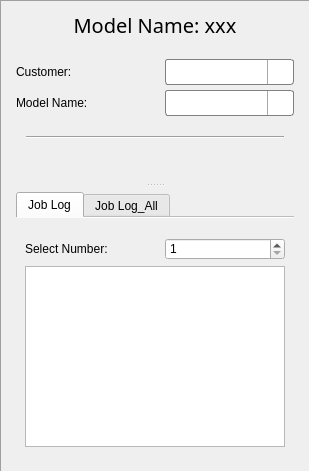
          <widget class="QFrame" name="mainFrame_left">
           <property name="enabled">
            <bool>true</bool>
           </property>
           <property name="minimumSize">
            <size>
             <width>0</width>
             <height>26</height>
            </size>
           </property>
           <property name="font">
            <font>
             <family>Noto Sans</family>
             <pointsize>10</pointsize>
             <italic>false</italic>
             <bold>false</bold>
            </font>
           </property>
           <property name="styleSheet">
            <string notr="true">#mainFrame_left{
border-style: solid;
border-radius: 5px;
border-width: 1px;
border-color: LightGray;
}
#mainFrame_left:hover{
border-style: solid;
border-radius: 5px;
border-width: 2px;
border-color: gray;
}</string>
           </property>
           <property name="frameShape">
            <enum>QFrame::Shape::Panel</enum>
           </property>
           <property name="frameShadow">
            <enum>QFrame::Shadow::Sunken</enum>
           </property>
           <layout class="QHBoxLayout" name="horizontalLayout_4" stretch="0">
            <property name="spacing">
             <number>20</number>
            </property>
            <property name="leftMargin">
             <number>15</number>
            </property>
            <property name="topMargin">
             <number>5</number>
            </property>
            <property name="rightMargin">
             <number>15</number>
            </property>
            <property name="bottomMargin">
             <number>15</number>
            </property>
            <item>
             <widget class="QFrame" name="frame_leftPort">
              <property name="enabled">
               <bool>true</bool>
              </property>
              <property name="styleSheet">
               <string notr="true"/>
              </property>
              <layout class="QVBoxLayout" name="verticalLayout_27" stretch="0,0,0,20">
               <property name="spacing">
                <number>20</number>
               </property>
               <property name="leftMargin">
                <number>0</number>
               </property>
               <property name="topMargin">
                <number>5</number>
               </property>
               <property name="rightMargin">
                <number>0</number>
               </property>
               <property name="bottomMargin">
                <number>0</number>
               </property>
               <item>
                <widget class="QLabel" name="lbl_equipmentId">
                 <property name="font">
                  <font>
                   <family>Noto Sans</family>
                   <pointsize>15</pointsize>
                   <italic>false</italic>
                   <bold>false</bold>
                  </font>
                 </property>
                 <property name="styleSheet">
                  <string notr="true">font: 15pt;</string>
                 </property>
                 <property name="text">
                  <string>Model Name: xxx</string>
                 </property>
                 <property name="alignment">
                  <set>Qt::AlignmentFlag::AlignCenter</set>
                 </property>
                </widget>
               </item>
               <item>
                <layout class="QVBoxLayout" name="verticalLayout_6">
                 <property name="spacing">
                  <number>10</number>
                 </property>
                 <property name="leftMargin">
                  <number>0</number>
                 </property>
                 <property name="topMargin">
                  <number>0</number>
                 </property>
                 <property name="bottomMargin">
                  <number>0</number>
                 </property>
                 <item>
                  <layout class="QVBoxLayout" name="verticalLayout_5">
                   <property name="spacing">
                    <number>5</number>
                   </property>
                   <property name="bottomMargin">
                    <number>0</number>
                   </property>
                   <item>
                    <layout class="QHBoxLayout" name="horizontalLayout_13">
                     <property name="spacing">
                      <number>20</number>
                     </property>
                     <property name="rightMargin">
                      <number>0</number>
                     </property>
                     <property name="bottomMargin">
                      <number>0</number>
                     </property>
                     <item>
                      <widget class="QLabel" name="label_15">
                       <property name="text">
                        <string>Customer:</string>
                       </property>
                      </widget>
                     </item>
                     <item>
                      <widget class="QComboBox" name="cb_customerName">
                       <property name="minimumSize">
                        <size>
                         <width>119</width>
                         <height>26</height>
                        </size>
                       </property>
                       <property name="styleSheet">
                        <string notr="true">QComboBox {
    border: 1px solid gray;
    border-radius: 3px;
    padding: 1px 18px 1px 3px;
    min-width: 6em;
}
QComboBox::disabled {
    border: 1px solid gray;
    border-radius: 3px;
    padding: 1px 18px 1px 3px;
    min-width: 6em;
	background-color:white;
}


QComboBox::drop-down {
    subcontrol-origin: padding;
    subcontrol-position: top right;
    width: 25px;

    border-left-width: 1px;
    border-left-color: darkgray;
    border-left-style: solid; /* just a single line */
    border-top-right-radius: 3px; /* same radius as the QComboBox */
    border-bottom-right-radius: 3px;
}

QComboBox::down-arrow {
    image: url(:/icon/res/icon/down_b_arrow_icon.png)
}

QComboBox::down-arrow:disabled {
    image: url(:/icon/res/icon/down_b_arrow_icon_gray.jpg)
}

QComboBox::down-arrow:on { /* shift the arrow when popup is open */
    top: 1px;
    left: 1px;
}</string>
                       </property>
                       <property name="editable">
                        <bool>true</bool>
                       </property>
                       <property name="minimumContentsLength">
                        <number>0</number>
                       </property>
                       <property name="duplicatesEnabled">
                        <bool>false</bool>
                       </property>
                       <property name="frame">
                        <bool>true</bool>
                       </property>
                      </widget>
                     </item>
                    </layout>
                   </item>
                   <item>
                    <layout class="QHBoxLayout" name="horizontalLayout_10">
                     <property name="spacing">
                      <number>20</number>
                     </property>
                     <property name="rightMargin">
                      <number>0</number>
                     </property>
                     <property name="bottomMargin">
                      <number>0</number>
                     </property>
                     <item>
                      <widget class="QLabel" name="label_7">
                       <property name="text">
                        <string>Model Name:</string>
                       </property>
                      </widget>
                     </item>
                     <item>
                      <widget class="QComboBox" name="cb_selectedModel">
                       <property name="minimumSize">
                        <size>
                         <width>119</width>
                         <height>26</height>
                        </size>
                       </property>
                       <property name="styleSheet">
                        <string notr="true">QComboBox {
    border: 1px solid gray;
    border-radius: 3px;
    padding: 1px 18px 1px 3px;
    min-width: 6em;
}
QComboBox::disabled {
    border: 1px solid gray;
    border-radius: 3px;
    padding: 1px 18px 1px 3px;
    min-width: 6em;
	background-color:white;
}


QComboBox::drop-down {
    subcontrol-origin: padding;
    subcontrol-position: top right;
    width: 25px;

    border-left-width: 1px;
    border-left-color: darkgray;
    border-left-style: solid; /* just a single line */
    border-top-right-radius: 3px; /* same radius as the QComboBox */
    border-bottom-right-radius: 3px;
}

QComboBox::down-arrow {
    image: url(:/icon/res/icon/down_b_arrow_icon.png)
}

QComboBox::down-arrow:disabled {
    image: url(:/icon/res/icon/down_b_arrow_icon_gray.jpg)
}

QComboBox::down-arrow:on { /* shift the arrow when popup is open */
    top: 1px;
    left: 1px;
}</string>
                       </property>
                       <property name="editable">
                        <bool>true</bool>
                       </property>
                       <property name="minimumContentsLength">
                        <number>0</number>
                       </property>
                       <property name="duplicatesEnabled">
                        <bool>false</bool>
                       </property>
                       <property name="frame">
                        <bool>true</bool>
                       </property>
                      </widget>
                     </item>
                    </layout>
                   </item>
                  </layout>
                 </item>
                </layout>
               </item>
               <item>
                <layout class="QVBoxLayout" name="verticalLayout_31">
                 <property name="spacing">
                  <number>0</number>
                 </property>
                 <property name="leftMargin">
                  <number>10</number>
                 </property>
                 <property name="topMargin">
                  <number>0</number>
                 </property>
                 <property name="rightMargin">
                  <number>10</number>
                 </property>
                 <property name="bottomMargin">
                  <number>0</number>
                 </property>
                 <item>
                  <widget class="Line" name="line_6">
                   <property name="sizePolicy">
                    <sizepolicy hsizetype="Preferred" vsizetype="Fixed">
                     <horstretch>0</horstretch>
                     <verstretch>0</verstretch>
                    </sizepolicy>
                   </property>
                   <property name="orientation">
                    <enum>Qt::Orientation::Horizontal</enum>
                   </property>
                  </widget>
                 </item>
                </layout>
               </item>
               <item>
                <layout class="QVBoxLayout" name="verticalLayout_3" stretch="0">
                 <property name="spacing">
                  <number>20</number>
                 </property>
                 <property name="bottomMargin">
                  <number>0</number>
                 </property>
                 <item>
                  <widget class="QSplitter" name="splitter_jobWindow">
                   <property name="styleSheet">
                    <string notr="true">#splitter_jobWindow::handle{
	background-color: white;
	image: url(:/icon/res/icon/dot_menu_more_horizontal_icon.png)
}
#splitter_jobWindow::handle:pressed {
}</string>
                   </property>
                   <property name="orientation">
                    <enum>Qt::Orientation::Vertical</enum>
                   </property>
                   <property name="handleWidth">
                    <number>15</number>
                   </property>
                   <widget class="QWidget" name="verticalLayoutWidget_5">
                    <layout class="QVBoxLayout" name="verticalLayout_33">
                     <item>
                      <widget class="QFrame" name="frame">
                       <layout class="QVBoxLayout" name="verticalLayout_58"/>
                      </widget>
                     </item>
                    </layout>
                   </widget>
                   <widget class="QWidget" name="verticalLayoutWidget_6">
                    <layout class="QVBoxLayout" name="verticalLayout_59">
                     <item>
                      <widget class="QTabWidget" name="tabWidget">
                       <property name="contextMenuPolicy">
                        <enum>Qt::ContextMenuPolicy::NoContextMenu</enum>
                       </property>
                       <property name="currentIndex">
                        <number>0</number>
                       </property>
                       <property name="documentMode">
                        <bool>true</bool>
                       </property>
                       <widget class="QWidget" name="tab_5">
                        <property name="contextMenuPolicy">
                         <enum>Qt::ContextMenuPolicy::NoContextMenu</enum>
                        </property>
                        <attribute name="title">
                         <string>Job Log</string>
                        </attribute>
                        <layout class="QVBoxLayout" name="verticalLayout_70">
                         <property name="topMargin">
                          <number>20</number>
                         </property>
                         <item>
                          <layout class="QHBoxLayout" name="horizontalLayout_50" stretch="1,1">
                           <property name="spacing">
                            <number>20</number>
                           </property>
                           <property name="rightMargin">
                            <number>0</number>
                           </property>
                           <property name="bottomMargin">
                            <number>0</number>
                           </property>
                           <item>
                            <widget class="QLabel" name="label_21">
                             <property name="text">
                              <string>Select Number:</string>
                             </property>
                            </widget>
                           </item>
                           <item>
                            <widget class="QSpinBox" name="spinBox_select_moduleNumber">
                             <property name="minimum">
                              <number>1</number>
                             </property>
                             <property name="maximum">
                              <number>32</number>
                             </property>
                            </widget>
                           </item>
                          </layout>
                         </item>
                         <item>
                          <widget class="QTextBrowser" name="textBrowser_4"/>
                         </item>
                        </layout>
                       </widget>
                       <widget class="QWidget" name="tab_6">
                        <attribute name="title">
                         <string>Job Log_All</string>
                        </attribute>
                        <layout class="QHBoxLayout" name="horizontalLayout_48">
                         <property name="topMargin">
                          <number>20</number>
                         </property>
                         <item>
                          <widget class="QTextBrowser" name="textBrowser_5"/>
                         </item>
                        </layout>
                       </widget>
                      </widget>
                     </item>
                    </layout>
                   </widget>
                  </widget>
                 </item>
                </layout>
               </item>
              </layout>
             </widget>
            </item>
           </layout>
          </widget>
